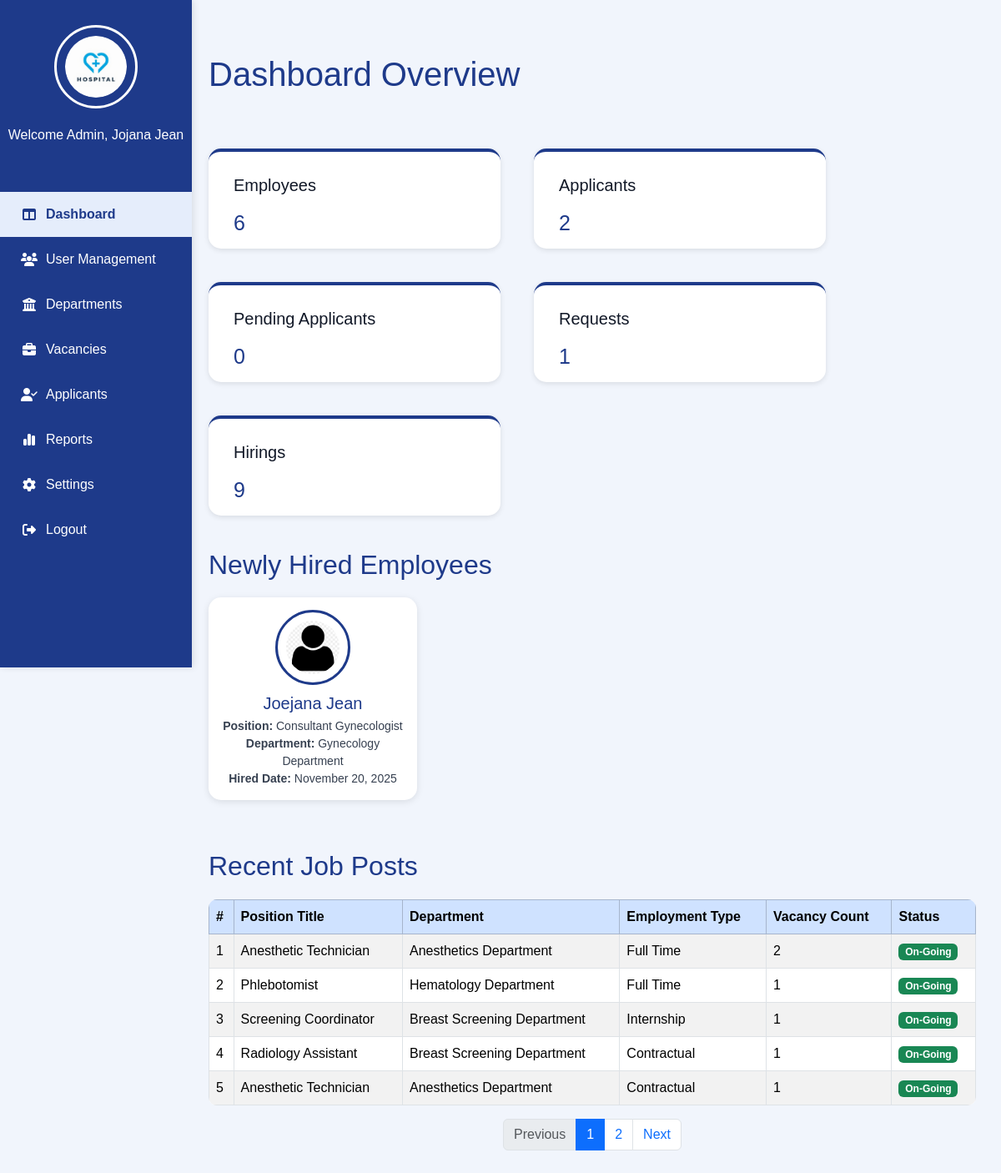
/Admin_Dashboard.php, run on an earlier commit of the app's database.
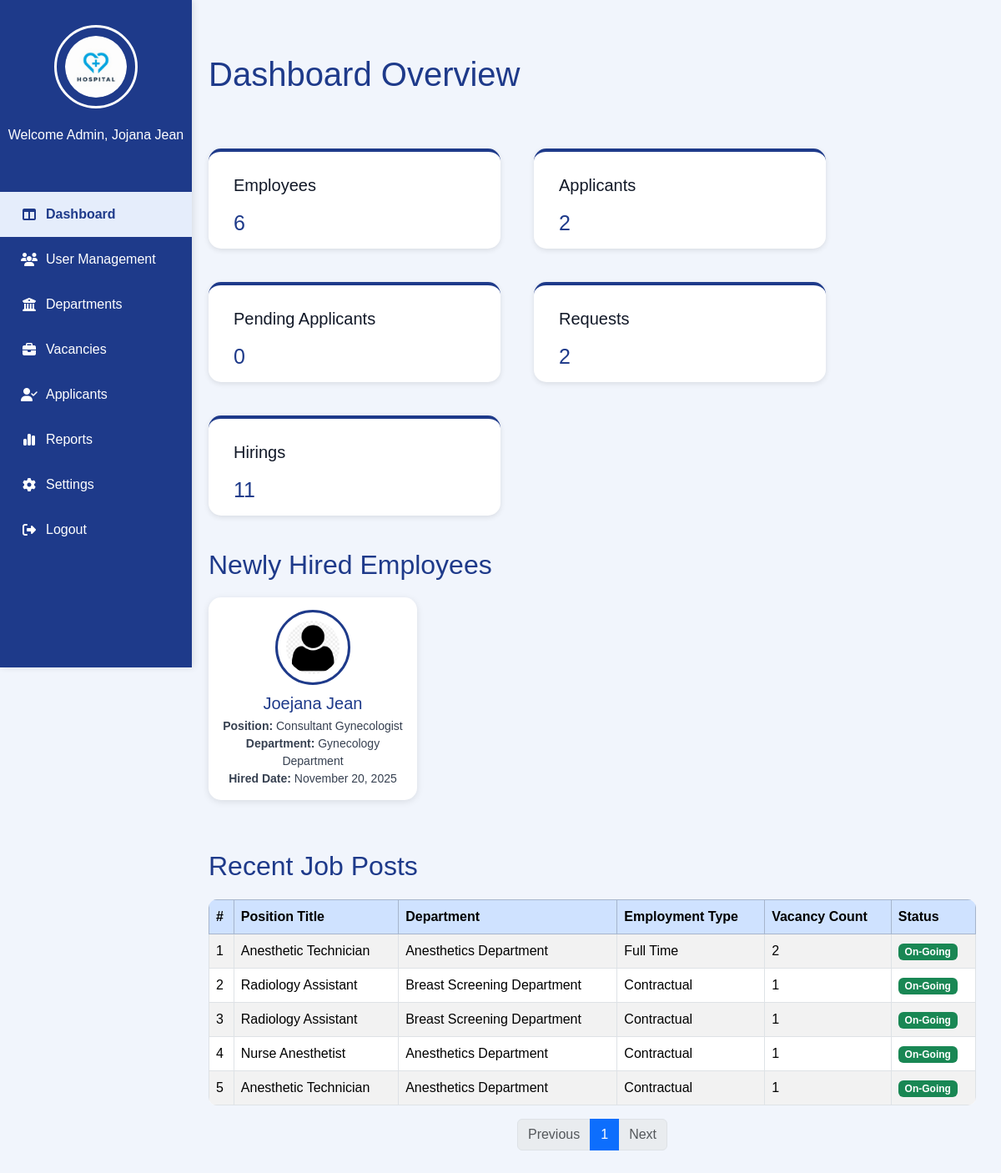
And on a later commit of the database.
### tables this page shows
CREATE TABLE `user` (
  `user_id` varchar(100) NOT NULL,
  `applicant_employee_id` varchar(100) DEFAULT NULL,
  `email` varchar(100) NOT NULL,
  `password` varchar(255) NOT NULL,
  `role` varchar(50) NOT NULL,
  `fullname` varchar(150) NOT NULL,
  `status` varchar(20) NOT NULL,
  `created_at` datetime NOT NULL,
  `profile_pic` varchar(255) DEFAULT NULL,
  `reset_token` varchar(255) NOT NULL,
  `token_expiry` varchar(255) NOT NULL,
  `sub_role` varchar(50) DEFAULT NULL
);

CREATE TABLE `applicant` (
  `applicantID` varchar(100) NOT NULL,
  `fullName` varchar(150) NOT NULL,
  `position_applied` varchar(100) NOT NULL,
  `department` varchar(150) NOT NULL,
  `type_name` varchar(50) DEFAULT NULL,
  `date_applied` date NOT NULL,
  `contact_number` varchar(20) NOT NULL,
  `email_address` varchar(100) NOT NULL,
  `home_address` varchar(255) NOT NULL,
  `job_title` varchar(100) DEFAULT NULL,
  `company_name` varchar(150) NOT NULL,
  `date_started` date NOT NULL,
  `years_experience` int(11) DEFAULT NULL,
  `in_role` varchar(5) NOT NULL,
  `university` varchar(150) NOT NULL,
  `course` varchar(100) NOT NULL,
  `year_graduated` year(4) DEFAULT NULL,
  `skills` text NOT NULL,
  `summary` text NOT NULL,
  `status` varchar(20) NOT NULL,
  `hired_at` date DEFAULT NULL,
  `profile_pic` varchar(255) DEFAULT NULL
);

CREATE TABLE `vacancies` (
  `id` int(11) NOT NULL,
  `department_id` int(11) NOT NULL,
  `position_id` int(11) NOT NULL,
  `employment_type_id` int(11) NOT NULL,
  `vacancy_count` int(11) NOT NULL,
  `status` varchar(255) NOT NULL DEFAULT 'To Post',
  `posted_by` varchar(255) NOT NULL,
  `created_at` timestamp NOT NULL DEFAULT current_timestamp()
);

CREATE TABLE `position` (
  `positionID` int(11) NOT NULL,
  `departmentID` int(11) NOT NULL,
  `emtypeID` int(11) DEFAULT NULL,
  `position_title` varchar(150) NOT NULL
);

CREATE TABLE `department` (
  `deptID` int(11) NOT NULL,
  `deptName` varchar(100) NOT NULL
);

CREATE TABLE `employment_type` (
  `emtypeID` int(11) NOT NULL,
  `typeName` varchar(50) NOT NULL
);

### Admin_Dashboard.php (the view, shortened to what this page needs)
<?php
require 'admin/db.connect.php';
$hirings = 0;
$adminnameQuery = $conn->query("SELECT fullname FROM user WHERE role = 'Admin' LIMIT 1");
$adminname = ($adminnameQuery && $row = $adminnameQuery->fetch_assoc()) ? $row['fullname'] : 'Admin';
$employeeQuery = $conn->query("SELECT COUNT(*) AS count FROM user WHERE role = 'Employee'");
$employees = ($employeeQuery && $row = $employeeQuery->fetch_assoc()) ? $row['count'] : 0;
$applicantQuery = $conn->query("SELECT COUNT(*) AS count FROM user WHERE role = 'Applicant'");
$applicants = ($applicantQuery && $row = $applicantQuery->fetch_assoc()) ? $row['count'] : 0;
$pendingQuery = $conn->query("SELECT COUNT(*) AS count FROM applications WHERE status = 'Pending'");
$pendingApplicants = ($pendingQuery && $row = $pendingQuery->fetch_assoc()) ? $row['count'] : 0;
$requestQuery = $conn->query("SELECT COUNT(*) AS count FROM employee_request");
$requests = ($requestQuery && $row = $requestQuery->fetch_assoc()) ? $row['count'] : 0;
$pending_applicantQuery = $conn->query("SELECT COUNT(*) AS count FROM applications WHERE id = '0'");
if ($pending_applicantQuery && $row = $pending_applicantQuery->fetch_assoc()) {
    $pending_applicantQuery = $row['count'];
}
$hiringsQuery = $conn->query("
    SELECT SUM(vacancy_count) AS count
    FROM vacancies
    WHERE status IN ('On-Going', 'To Post')
");
if ($hiringsQuery && $row = $hiringsQuery->fetch_assoc()) {
    $hirings = $row['count'] ?? 0;
}
$limit = 5;
$page = isset($_GET['page']) ? (int)$_GET['page'] : 1;
$start = ($page > 1) ? ($page * $limit) - $limit : 0;
$totalQuery = $conn->query("SELECT COUNT(*) AS total FROM vacancies WHERE status = 'On-Going'");
$total = ($totalQuery && $row = $totalQuery->fetch_assoc()) ? $row['total'] : 0;
$pages = ceil($total / $limit);
$recentVacanciesQuery = $conn->query("
    SELECT v.id, v.vacancy_count, v.status, d.deptName, p.position_title, e.typeName AS employment_type
    FROM vacancies v
    JOIN department d ON v.department_id = d.deptID
    JOIN position p ON v.position_id = p.positionID
    JOIN employment_type e ON v.employment_type_id = e.emtypeID
    WHERE v.status = 'On-Going'
    ORDER BY v.id DESC
    LIMIT $start, $limit
");
$newHiredQuery = $conn->query("
    SELECT applicantID, fullName, position_applied, department, hired_at, profile_pic
    FROM applicant
    WHERE status = 'Hired'
    ORDER BY hired_at DESC
    LIMIT 6
");
?>
<!DOCTYPE html>
<html lang="en">
<head>
    <link rel="stylesheet" href="admin-sidebar.css">
    <link href="https://cdn.jsdelivr.net/npm/bootstrap@5.3.3/dist/css/bootstrap.min.css" rel="stylesheet">
    <link rel="stylesheet" href="https://cdnjs.cloudflare.com/ajax/libs/font-awesome/6.5.0/css/all.min.css">
</head>
<body>
    <div class="sidebar">
        <div class="sidebar-logo">
            <img src="Images/hospitallogo.png" alt="Hospital Logo">
        </div>
        <div class="sidebar-name">
            <p><?php echo "Welcome Admin, $adminname"; ?></p>
        </div>
        <ul class="nav flex-column">
            <li class="active"><a href="Admin_Dashboard.php"><i class="fa-solid fa-table-columns"></i> Dashboard</a></li>
            <li><a href="Admin_UserManagement.php"><i class="fa-solid fa-users"></i> User Management</a></li>
             <li><a href="Admin_Departments.php"><i class="fa-solid fa-building-columns"></i> Departments</a></li>
            <li><a href="Admin_Vacancies.php"><i class="fa-solid fa-briefcase"></i> Vacancies</a></li>
            <li><a href="Admin-Applicants.php"><i class="fa-solid fa-user-check"></i> Applicants</a></li>
            <li><a href="Admin_Reports.php"><i class="fa-solid fa-chart-simple"></i> Reports</a></li>
            <li><a href="Admin-Settings.php"><i class="fa-solid fa-gear"></i> Settings</a></li>
            <li><a href="Login.php"><i class="fa-solid fa-right-from-bracket"></i> Logout</a></li>
        </ul>
    </div>
    <main class="main-content">
        <div class="main-content-header">
            <h1>Dashboard Overview</h1>
        </div>
        <div class="stats">
            <div class="section">
                <label>Employees</label>
                <h3><?php echo $employees; ?></h3>
            </div>
            <div class="section">
                <label>Applicants</label>
                <h3><?php echo $applicants; ?></h3>
            </div>
            <div class="section">
                <label>Pending Applicants</label>
                <h3><?php echo $pendingApplicants; ?></h3>
            </div>
            <div class="section">
                <label>Requests</label>
                <h3><?php echo $requests; ?></h3>
            </div>
            <div class="section">
                <label>Hirings</label>
                <h3><?php echo $hirings; ?></h3>
            </div>
        </div>
        <div class="hired-section">
    <h2>Newly Hired Employees</h2>
    <div class="hired-cards">
        <?php if ($newHiredQuery && $newHiredQuery->num_rows > 0): ?>
            <?php while ($hired = $newHiredQuery->fetch_assoc()): ?>
                <div class="hired-card">
                  <?php
$pic = (!empty($hired['profile_pic']) && file_exists("Uploads/" . $hired['profile_pic']))
    ? $hired['profile_pic']
    : "default.png";
?>
<img src="Uploads/<?php echo $pic; ?>" alt="Profile Picture">
                    <h4><?php echo $hired['fullName']; ?></h4>
                    <p><strong>Position:</strong> <?php echo $hired['position_applied']; ?></p>
                    <p><strong>Department:</strong> <?php echo $hired['department']; ?></p>
                    <p><strong>Hired Date:</strong>
                        <?php echo date("F d, Y", strtotime($hired['hired_at'])); ?>
                    </p>
                </div>
            <?php endwhile; ?>
        <?php else: ?>
            <p>No newly hired employees yet.</p>
        <?php endif; ?>
    </div>
</div>
     <div class="job-posts">
    <h2>Recent Job Posts</h2>
    <table class="table table-striped table-bordered" style="background:white; border-radius:10px; overflow:hidden;">
        <thead class="table-primary">
            <tr>
                <th>#</th>
                <th>Position Title</th>
                <th>Department</th>
                <th>Employment Type</th>
                <th>Vacancy Count</th>
                <th>Status</th>
            </tr>
        </thead>
        <tbody>
            <?php if($recentVacanciesQuery && $recentVacanciesQuery->num_rows > 0): ?>
                <?php
                $i = $start + 1;
                while($vacancy = $recentVacanciesQuery->fetch_assoc()):
                ?>
                    <tr>
                        <td><?php echo $i++; ?></td>
                        <td><?php echo $vacancy['position_title']; ?></td>
                        <td><?php echo $vacancy['deptName']; ?></td>
                        <td><?php echo $vacancy['employment_type']; ?></td>
                        <td><?php echo $vacancy['vacancy_count']; ?></td>
                        <td>
                            <span class="badge bg-success"><?php echo $vacancy['status']; ?></span>
                        </td>
                    </tr>
                <?php endwhile; ?>
            <?php else: ?>
                <tr>
                    <td colspan="6" class="text-center">No recent job posts available.</td>
                </tr>
            <?php endif; ?>
        </tbody>
    </table>
    <nav>
        <ul class="pagination justify-content-center">
            <li class="page-item <?php echo ($page <= 1) ? 'disabled' : '' ?>">
                <a class="page-link" href="?page=<?php echo $page - 1; ?>">Previous</a>
            </li>
            <?php for($i = 1; $i <= $pages; $i++): ?>
                <li class="page-item <?php echo ($i == $page) ? 'active' : '' ?>">
                    <a class="page-link" href="?page=<?php echo $i; ?>">
                        <?php echo $i; ?>
                    </a>
                </li>
            <?php endfor; ?>
            <li class="page-item <?php echo ($page >= $pages) ? 'disabled' : '' ?>">
                <a class="page-link" href="?page=<?php echo $page + 1; ?>">Next</a>
            </li>
        </ul>
    </nav>
</div>
    </main>
</body>
</html>

### admin-sidebar.css (style rules this page uses)
* { margin: 0; padding: 0; box-sizing: border-box; }
body { font-family: "Poppins", "Roboto", sans-serif; }
img { height: 75px; width: 75px; padding: 10px; border-radius: 50%; }
.main-content { display: flex; justify-content: center; }
.main-content, .login-button, .forgot-password, .show-password { display: flex; justify-content: center; }
.sidebar { width: 230px; background-color: #1E3A8A; height: 100vh; display: flex; flex-direction: column; align-items: center; padding-top: 30px; position: fixed; left: 0; top: 0; box-shadow: 2px 0 8px rgba(0, 0, 0, 0.1); overflow-y: auto; scrollbar-width: thin; scrollbar-color: #e5edfb transparent; }
.nav { margin-top: 40px; list-style: none; width: 100%; padding: 0; }
.nav li { width: 100%; }
.nav li a { color: #ffffff; text-decoration: none; display: flex; align-items: center; gap: 10px; padding: 15px 25px; font-weight: 500; transition: all 0.3s ease; width: 100%; box-sizing: border-box; }
.nav li a:hover, .nav li.active a { background-color: #e5edfb; color: #1E3A8A; font-weight: 600; }
.nav i { width: 20px; text-align: center; }
.sidebar-logo { display: flex; flex-direction: column; align-items: center; gap: 10px; margin-bottom: 20px; }
.sidebar-logo img { width: 100px; height: 100px; border-radius: 50%; border: 3px solid white; cursor: pointer; transition: transform 0.3s ease; }
.sidebar-name p { color: white; text-align: center; font-weight: 500; }

### Admin_Dashboard.php (style rules this page uses)
body { font-family: 'Poppins', sans-serif; margin:0; display:flex; background-color:#f1f5fc; color:#111827; }
.main-content { padding:40px 30px; margin-left:220px; display:flex; flex-direction:column; }
.main-content-header h1 { padding:25px 0; margin-bottom:40px; color:#1E3A8A; }
.stats { display:flex; gap:40px; flex-wrap:wrap; margin-left:0; }
.section { padding:25px 30px; border-radius:15px; border-top:4px solid #1E3A8A; width:350px; height:120px; background:white; box-shadow:0 2px 6px rgba(0,0,0,0.1); transition: transform 0.2s ease; }
.section label { font-size:20px; }
.section h3 { color:#1E3A8A; margin-top:15px; font-size:25px; }
.job-posts h2 { margin-top:60px; margin-bottom:20px; color:#1E3A8A; }
.hired-section h2 { margin-top: 40px; margin-bottom: 20px; color: #1E3A8A; }
.hired-cards { display: flex; flex-wrap: wrap; gap: 20px; }
.hired-card { width: 250px; background: white; border-radius: 15px; box-shadow: 0 2px 8px rgba(0,0,0,0.1); padding: 15px; text-align: center; transition: transform .2s; }
.hired-card img { width: 90px; height: 90px; object-fit: cover; border-radius: 50%; margin-bottom: 10px; border: 3px solid #1E3A8A; }
.hired-card h4 { margin-bottom: 5px; font-size: 20px; color: #1E3A8A; }
.hired-card p { margin: 0; font-size: 14px; color: #374151; }

What changed in the data, as far as the page shows it:
removed vacancies: position.position_title "Phlebotomist", department.deptName "Hematology Department", employment_type.typeName "Full Time", vacancy_count "1", status "On-Going"
removed vacancies: position.position_title "Screening Coordinator", department.deptName "Breast Screening Department", employment_type.typeName "Internship", vacancy_count "1", status "On-Going"
now on this page (row unchanged): vacancies: position.position_title "Radiology Assistant", department.deptName "Breast Screening Department", employment_type.typeName "Contractual", vacancy_count "1", status "On-Going"
now on this page (row unchanged): vacancies: position.position_title "Nurse Anesthetist", department.deptName "Anesthetics Department", employment_type.typeName "Contractual", vacancy_count "1", status "On-Going"
Also different on the page:
$requests: "1" → "2"
$hirings: "9" → "11"
list line gone: "2"
